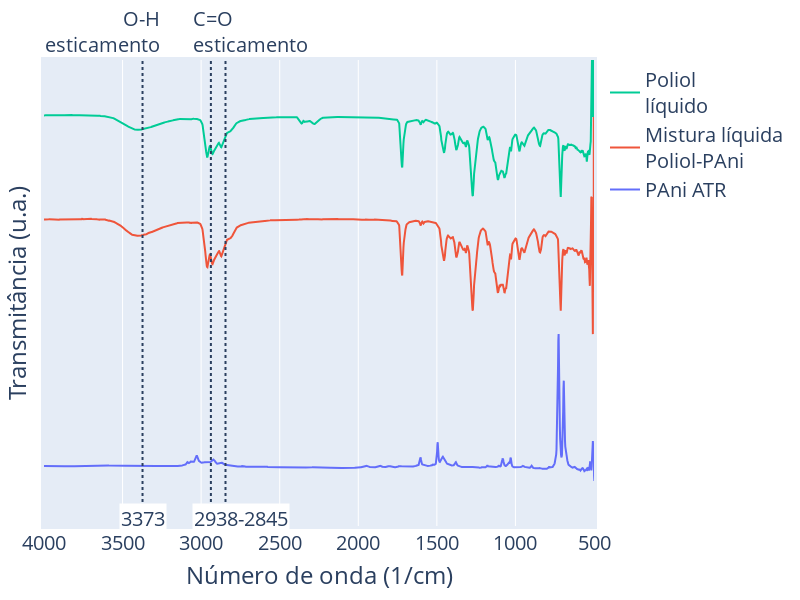

The notebook cell this image was saved under:
### Code cell
fig = go.Figure()
#for k,(key, frame) in enumerate(sorted(frames.items(), key=lambda item: names[item[0]])):
for k,(key, frame) in enumerate([('PAni-ATR-Absor-11-s4.csv',frames['PAni-ATR-Absor-11-s4.csv']),
                                 ('Poliol-PAni_quente.csv',frames['Poliol-PAni_quente.csv']),
                                 ('Poliol.csv',frames['Poliol.csv'])
                                ]):
    df = frame
    fig.add_trace(go.Scatter(x = df['Wavenumber'], y = df['%Transmitance'].apply(lambda x: x+k)/2, name = names[key], visible = True))
fig.update_layout(xaxis_range = [4000,500], yaxis_range = [-0.2,1.5],
                  xaxis_title_text = 'Número de onda (1/cm)',
                  yaxis_title_text = 'Transmitância (u.a.)',
                  #title_text = 'Espectros de Infra-vermelho',
                  yaxis = dict(tickvals = [], zeroline = False),
                  font_size = 20,
                  legend={'traceorder':'reversed'},
                  width = 800,
                  height = 600,
                  margin = {
                      't':60,
                      'b':40,
                      'r':40,
                      'l':40,
                      'pad':3
                  }
                 )
fig.add_vline(x = 2938, line_dash = 'dot')
fig.add_annotation(
    yref = 'paper',
    x=2938,
    xshift = 40,
    y=1,
    yanchor = 'bottom',
    align = 'left',
    text='C=O<br>esticamento',
    showarrow = False,
)
fig.add_vline(x = 2845, line_dash = 'dot')
fig.add_annotation(
    yref = 'paper',
    xshift = 30,
    x=2938,
    y=0.05,
    bgcolor = 'white',
    yanchor = 'top',
    text='2938-2845',
    showarrow = False,
)
fig.add_vline(x = 3373, line_dash = 'dot')
fig.add_annotation(
    yref = 'paper',
    x=3373,
    xshift = -40,
    y=1,
    align = 'right',
    yanchor = 'bottom',
    text='O-H<br>esticamento',
    showarrow = False,
)
fig.add_annotation(
    yref = 'paper',
    x=3373,
    y=0.05,
    bgcolor = 'white',
    yanchor = 'top',
    text='3373',
    showarrow = False,
)
fig

### Figure 1 — Plotly figure (JSON) as saved in the notebook; plotly's stock layout.template omitted (floating-point values rounded to 4 significant figures; data arrays with more than 128 entries replaced by an {"elided": "..."} marker saying what was removed)
{"data": [{"name": "PAni ATR", "type": "scatter", "visible": true, "x": {"elided": "1868 float values"}, "y": {"elided": "1868 float values"}}, {"name": "Mistura líquida<br>Poliol-PAni", "type": "scatter", "visible": true, "x": {"elided": "1868 float values"}, "y": {"elided": "1868 float values"}}, {"name": "Poliol<br>líquido", "type": "scatter", "visible": true, "x": {"elided": "1868 float values"}, "y": {"elided": "1868 float values"}}], "layout": {"annotations": [{"align": "left", "showarrow": false, "text": "C=O<br>esticamento", "x": 2938, "xshift": 40, "y": 1, "yanchor": "bottom", "yref": "paper"}, {"bgcolor": "white", "showarrow": false, "text": "2938-2845", "x": 2938, "xshift": 30, "y": 0.05, "yanchor": "top", "yref": "paper"}, {"align": "right", "showarrow": false, "text": "O-H<br>esticamento", "x": 3373, "xshift": -40, "y": 1, "yanchor": "bottom", "yref": "paper"}, {"bgcolor": "white", "showarrow": false, "text": "3373", "x": 3373, "y": 0.05, "yanchor": "top", "yref": "paper"}], "font": {"size": 20}, "height": 600, "legend": {"traceorder": "reversed"}, "margin": {"b": 40, "l": 40, "pad": 3, "r": 40, "t": 60}, "shapes": [{"line": {"dash": "dot"}, "type": "line", "x0": 2938, "x1": 2938, "xref": "x", "y0": 0, "y1": 1, "yref": "y domain"}, {"line": {"dash": "dot"}, "type": "line", "x0": 2845, "x1": 2845, "xref": "x", "y0": 0, "y1": 1, "yref": "y domain"}, {"line": {"dash": "dot"}, "type": "line", "x0": 3373, "x1": 3373, "xref": "x", "y0": 0, "y1": 1, "yref": "y domain"}], "width": 800, "xaxis": {"range": [4000, 500], "title": {"text": "Número de onda (1/cm)"}}, "yaxis": {"range": [-0.2, 1.5], "tickvals": [], "title": {"text": "Transmitância (u.a.)"}, "zeroline": false}}}
